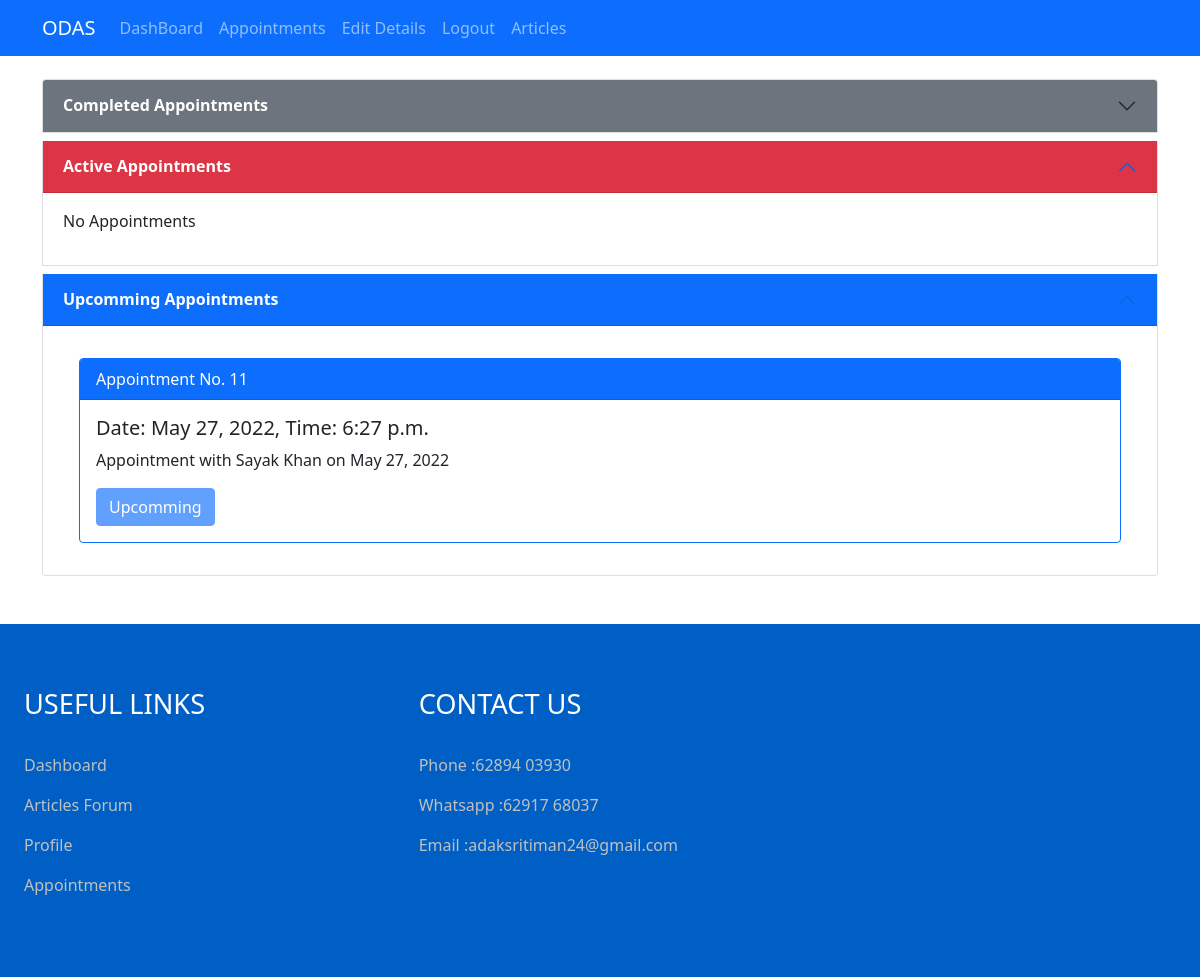
/appointments/doctor/ (signed in), run on the app's committed database.
### mainapp/models.py (models this page shows)
class Appointment(models.Model):
    STATUS = [
        ("finished","finished"),
        ("upcomming","upcomming"),
        ("ongoing","ongoing"),
    ]
    patient = models.ForeignKey(Patient, on_delete=models.CASCADE)
    doctor = models.ForeignKey(Doctor, on_delete=models.CASCADE)
    date = models.DateField(null=True, blank=True)
    time = models.TimeField(null=True, blank=True)
    date_time_start = models.DateTimeField(null=True, blank=True)
    date_time_end = models.DateTimeField(null=True, blank=True)
    status = models.CharField(null = True, blank = True, max_length=20, choices=STATUS)
    prescription = models.FileField(upload_to='prescriptions/%Y/%m/%d', null=True, blank=True)

### mainapp/views.py (the view, shortened to what this page needs)
# urls.py: path('appointments/doctor/',views.DoctorAppointmentPage.as_view(), name="d_app"),
class DoctorAppointmentPage(View):
    def get(self,request):
        currentTime = timezone.make_aware(datetime.now())
        appointments = Appointment.objects.filter(doctor = request.user)
        app_over = appointments.filter(Q(date_time_end__lt = currentTime))
        app_active = appointments.filter(Q(date_time_end__gte = currentTime) & Q(date_time_start__lte = currentTime))
        app_upcomming = appointments.filter(Q(date_time_start__gt = currentTime))
        context = {
            'appointments': appointments,
            'app_over' : app_over,
            'app_active' : app_active,
            'app_upcomming' : app_upcomming
        }
        return render(request,"doctor/doctor-appointment.html",context= context)

### templates/doctor/doctor-appointment.html (shortened to what this page needs)
{% extends "doctor/base.html" %}
{% block content %}
<div class="container mb-5">
  <div class="row mt-4">
    <div class="accordion" id="accordionPanelsStayOpenExample">
      <div class="accordion-item mb-2">
        <h2 class="accordion-header" id="panelsStayOpen-headingOne">
          <button class="accordion-button collapsed bg-secondary text-white" type="button" data-bs-toggle="collapse" data-bs-target="#panelsStayOpen-collapseOne" aria-expanded="false" aria-controls="panelsStayOpen-collapseOne">
            <b>Completed Appointments</b>
          </button>
        </h2>
      </div>
      <div class="accordion-item mb-2">
        <h2 class="accordion-header" id="panelsStayOpen-headingTwo">
          <button class="accordion-button bg-danger text-white" type="button" data-bs-toggle="collapse" data-bs-target="#panelsStayOpen-collapseTwo" aria-expanded="true" aria-controls="panelsStayOpen-collapseTwo">
            <b>Active Appointments</b>
          </button>
        </h2>
        <div id="panelsStayOpen-collapseTwo" class="accordion-collapse collapse show" aria-labelledby="panelsStayOpen-headingTwo">
          <div class="accordion-body" id="app-schedule-active">
            {% if app_active %}
            {% for appointment in app_active %}
                <div class="card m-3 border-danger">
                  <div class="card-header">
                    Appointment No. {{appointment.id}} <span class="text-danger m-4"><i class="bi bi-record-circle"></i><b> Active Now</b></span>
                  </div>
                  <div class="card-body">
                    <div class="row">
                      <div class="col-md-8">
                        <h5 class="card-title">Date: {{appointment.date}}, Time: {{appointment.time}}</h5>
                        <p class="card-text">Appointment with {{appointment.patient.first_name}} {{appointment.patient.last_name}} on {{appointment.date}}</p>
                        <a href="{% url 'main-chat-view' appointment.id %}" class="btn btn-success" target="_blank">Start Appointment</a>
                        <button onclick="fetchPatientReports('{{appointment.patient.id}}')" class="btn btn-outline-info btn-sm">View Reports</button>
                      </div>
                      {% include 'doctor/prescription-control.html'%}
                    </div>
                    </div>
                </div>
            {% endfor %}
            {% else %}
                <div><p>No Appointments</p></div>
            {% endif %}
          </div>
        </div>
      </div>
      <div class="accordion-item">
        <h2 class="accordion-header" id="panelsStayOpen-headingThree">
          <button class="accordion-button bg-primary text-white" type="button" data-bs-toggle="collapse" data-bs-target="#panelsStayOpen-collapseThree" aria-expanded="true" aria-controls="panelsStayOpen-collapseThree">
            <b>Upcomming Appointments</b>
          </button>
        </h2>
        <div id="panelsStayOpen-collapseThree" class="accordion-collapse collapse show" aria-labelledby="panelsStayOpen-headingThree">
          <div class="accordion-body" id="app-schedule-upcomming">
            {% if app_upcomming %}
            {% for appointment in app_upcomming %}
                <div class="card m-3 border-primary">
                  <div class="card-header bg-primary text-white">
                    Appointment No. {{appointment.id}}
                  </div>
                  <div class="card-body">
                    <h5 class="card-title">Date: {{appointment.date}}, Time: {{appointment.time}}</h5>
                    <p class="card-text">Appointment with {{appointment.patient.first_name}} {{appointment.patient.last_name}} on {{appointment.date}}</p>
                    <a href="{% url 'main-chat-view' appointment.id %}" class="btn btn-primary disabled" target="_blank">Upcomming</a>
                  </div>
                </div>
            {% endfor %}
            {% else %}
                <div><p>No Appointments</p></div>
            {% endif %}
          </div>
        </div>
      </div>
    </div>
  </div>
</div>
{% endblock %}

### static/doctor/css/index.css (style rules this page uses)
a { text-decoration: none; }
body { display: flex; padding-top: 55px; flex-direction: column; height: 100vh; }

### data on the page
Appointment: id "11", date "May 27, 2022", time "6:27 p.m.", patient.first_name "Sayak", patient.last_name "Khan"
